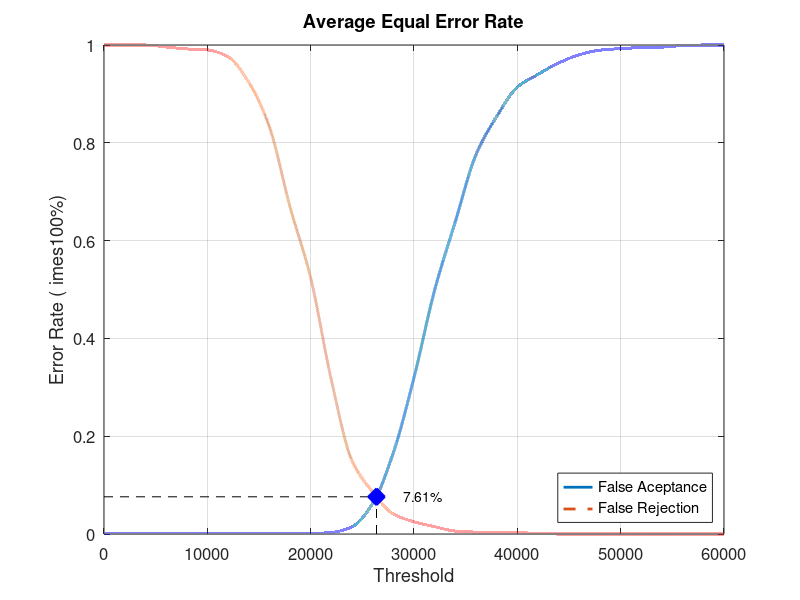
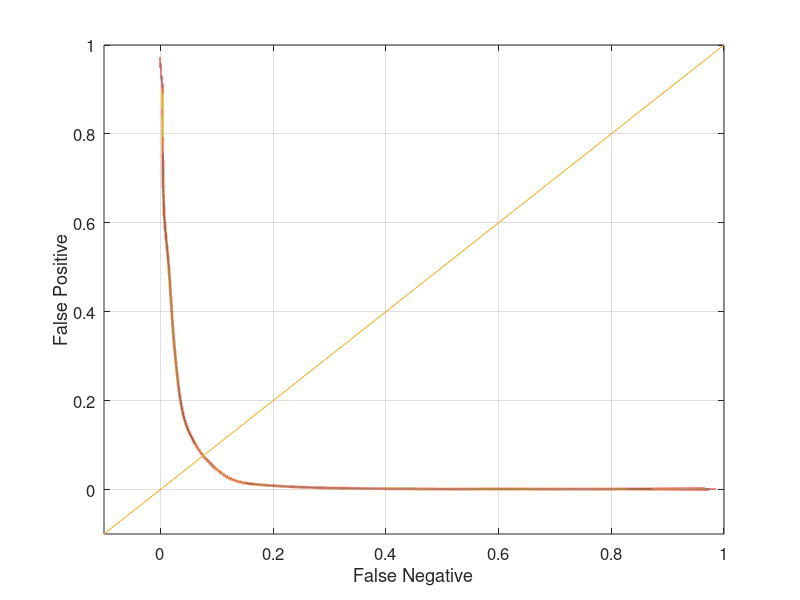

MATLAB code for these plots, in order:
close all;
clear;
clc;
x = 0:2000:60000;
xq = 0:0.5:60000;

y0 = [0 0.00105263 0.00105263 0.00105263 0.00105263 0.00105263 0.00105263 0.00105263 0.00105263 0.00105263 0.00105263 0.0031579 0.0147368 0.0621053 0.166316 0.32 0.498947 0.638947 0.775789 0.853684 0.913684 0.94 0.963158 0.98 0.989474 0.992632 0.994737 0.99579 0.998947 1 1]
yy0 = interp1(x, y0, xq, 'pchip');
y1 = [1 1 1 0.996 0.992 0.99 0.976 0.924 0.833 0.669 0.524 0.315 0.15 0.086 0.041 0.025 0.015 0.006 0.004 0.004 0.003 0.001 0 0 0 0 0 0 0 0 0]
yy1 = interp1(x, y1, xq, 'pchip');

% Calculating EER: 
y2 = abs(y0 - y1);
find(y2 == min(y2))
yy2 = abs(yy0 - yy1);
xEER = find(yy2 == min(yy2));
xEERIndex = xq(xEER) % X-axis EER
yEER = yy0(xEER) % Y-axis EER

main = figure
plot(xq, yy0,'-','LineWidth', 2);	hold on
plot(xq, yy1,'--','LineWidth', 2);	hold on
plot([xEERIndex xEERIndex], [0 yEER], 'k--');	hold on
plot([0 xEERIndex], [yEER yEER], 'k--');	hold on
plot(xEERIndex, yEER, 'bx', 'LineWidth', 10);	hold on
text(xEERIndex + 10 * xEERIndex / 100, yEER, [num2str(round((10000 * yEER)) / 100) '%'])
legend('False Aceptance', 'False Rejection', 'Location', 'SouthEast')
xlabel('Threshold')
ylabel('Error Rate (	imes100%)')
title('Average Equal Error Rate')
set(gca, 'FontSize', 12)
axis([0 60000 0 1])
grid on

print(main, 'Database3AverageMain', '-dpng');
FNRxFPR = figure('Color', [1 1 1]);
plot(yy1, yy0, '-', yy1, yy0, 'LineWidth', 2);
hold on
y = -0.1:0.1:1
plot(y, y); 
set(gca, 'FontSize', 12)
xlabel('False Negative')
ylabel('False Positive')
axis([-0.1 1 -0.1 1])
set(gca, 'FontSize', 12)
grid on

print(FNRxFPR, 'Database3AverageFNRxFPR','-dpng');
